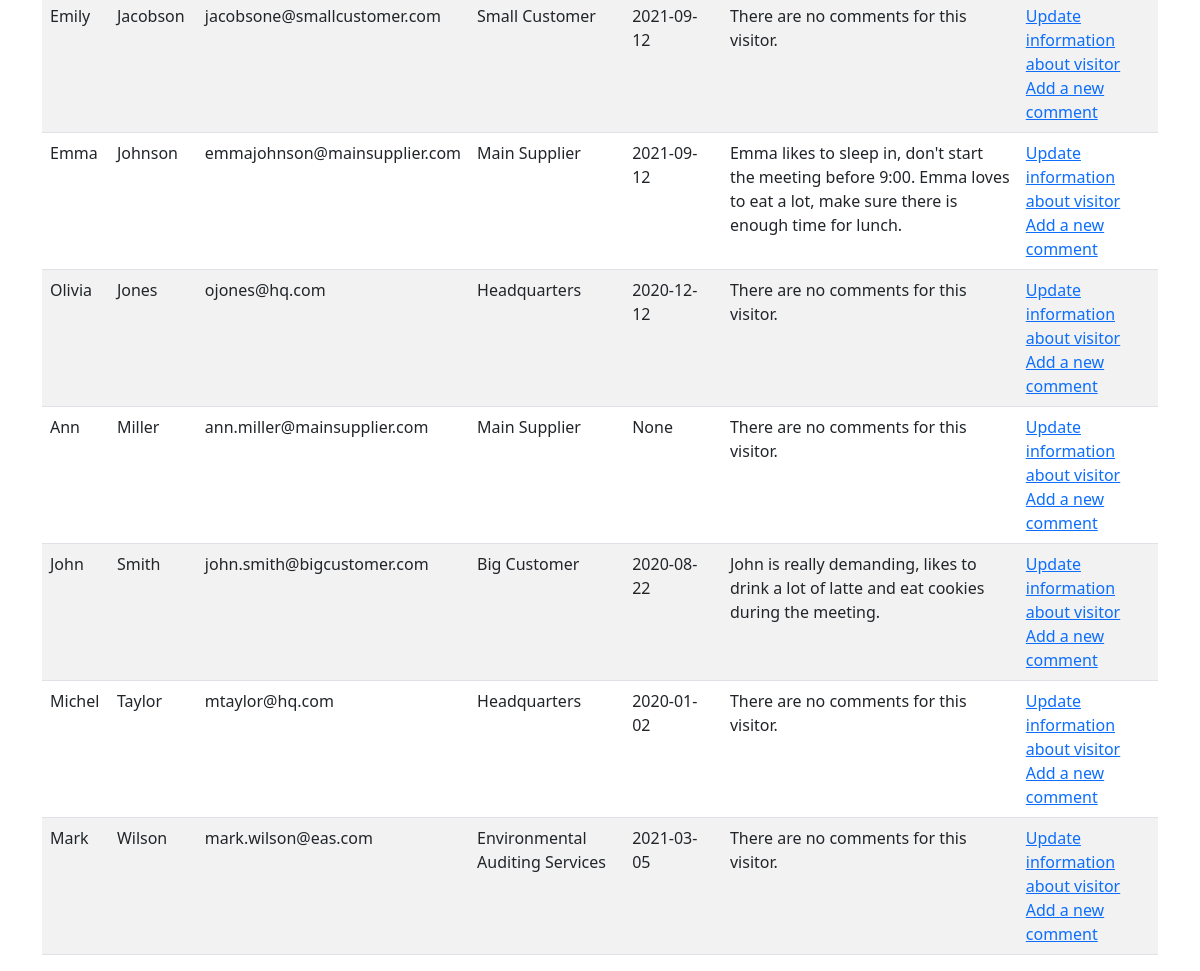
The app's page /visitors_list/ (lower part), older data.
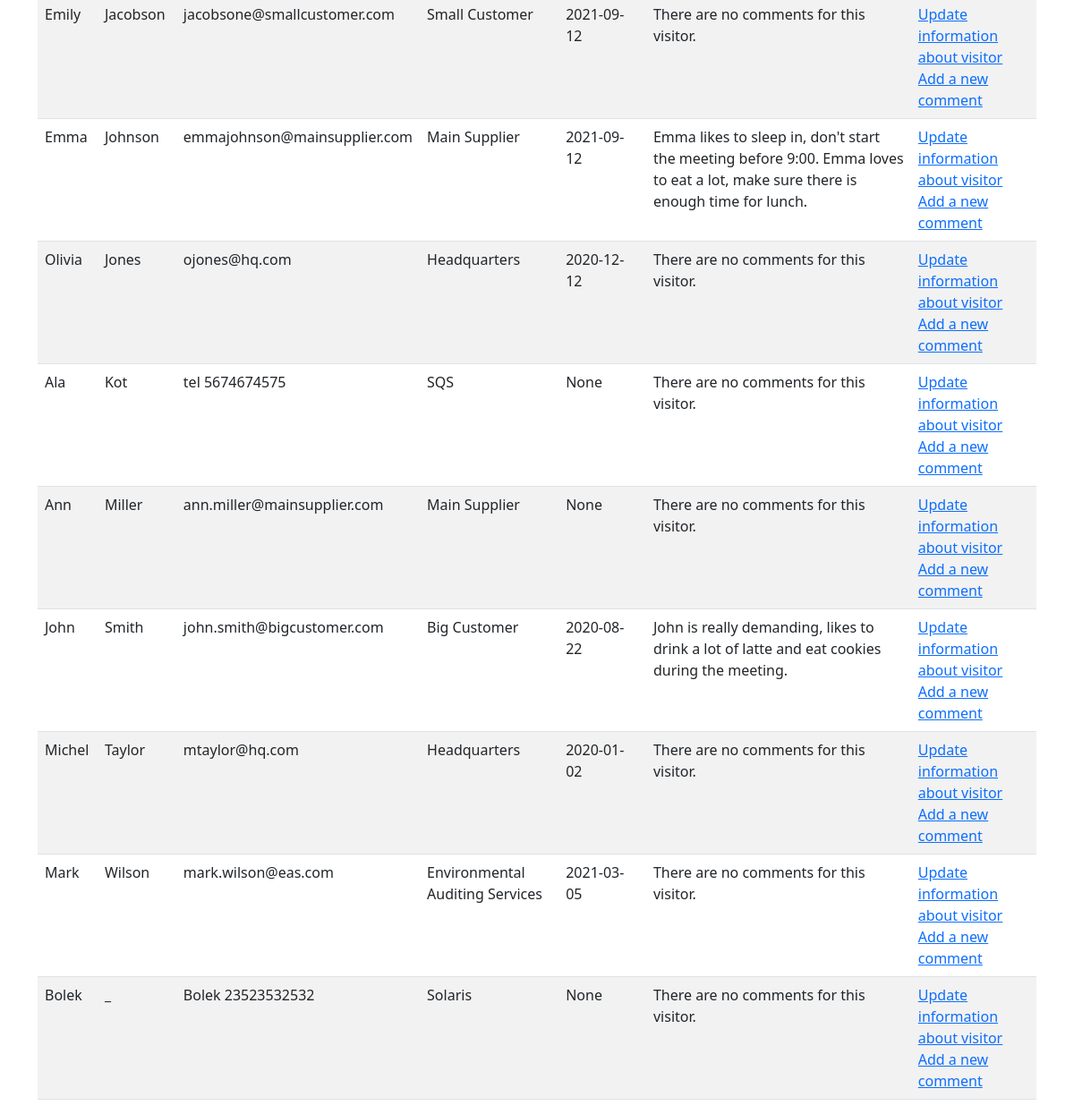
The same page, newer data.
### visitors/models.py (models this page shows, shortened)
class Visitor(models.Model):
    first_name = models.CharField(max_length=64)
    surname = models.CharField(max_length=64)
    contact_details = models.TextField(null=True)
    company = models.ForeignKey(Company, on_delete=models.PROTECT)
    last_training_date = models.DateField(null=True, blank=True)
    class Meta:
        ordering = ('company__name',)

class Company(models.Model):
    name = models.CharField(max_length=128)
    company_type = models.IntegerField(choices=company_types)
    def __str__(self):
        return self.name

class Comment(models.Model):
    content = models.TextField()
    author = models.ForeignKey('meetings.Organizer', on_delete=models.PROTECT)
    visitor = models.ForeignKey(Visitor, on_delete=models.PROTECT)
    def __str__(self):
        return self.content

### visitors/views.py (the view)
# urls.py: path('visitors_list/', v_views.VisitorsListView.as_view(), name='visitors_list'),
class VisitorsListView(ListView):
    queryset = Visitor.objects.all().order_by('surname')
    template_name = 'visitors/visitors_list.html'
    context_object_name = 'visitors'

### visitors/templates/visitors/visitors_list.html (shortened to what this page needs)
{% extends 'base.html'%}
{% block content %}
     <table class="table table-striped">
        <tbody>
        {%  for visitor in visitors %}
        <tr>
                <td> {{ visitor.first_name }} </td>
                <td> {{ visitor.surname }} </td>
                <td> {{ visitor.contact_details }} </td>
                <td> {{ visitor.company }} </td>
                <td> {{ visitor.last_training_date}} </td>
                <td>
                {% for comment in visitor.comment_set.all %}
                {{ comment }}
                {% empty %}
                There are no comments for this visitor.
                {% endfor %}
                </td>
                <td>
                <a href="/update_visitor/{{visitor.pk}}"> Update information about visitor </a> <br>
                <a href="/add_comment/{{visitor.pk}}"> Add a new comment </a> </li>
                </td>
        </tr>
        {% endfor %}
        </tbody>
     </table>
{%  endblock %}

Row changes from the older to the newer data that the page shows:
added Visitor: first_name "Ala", surname "Kot", contact_details "tel 5674674575", company "SQS", last_training_date "None"
added Visitor: first_name "Bolek", surname "_", contact_details "Bolek 23523532532", company "Solaris", last_training_date "None"
